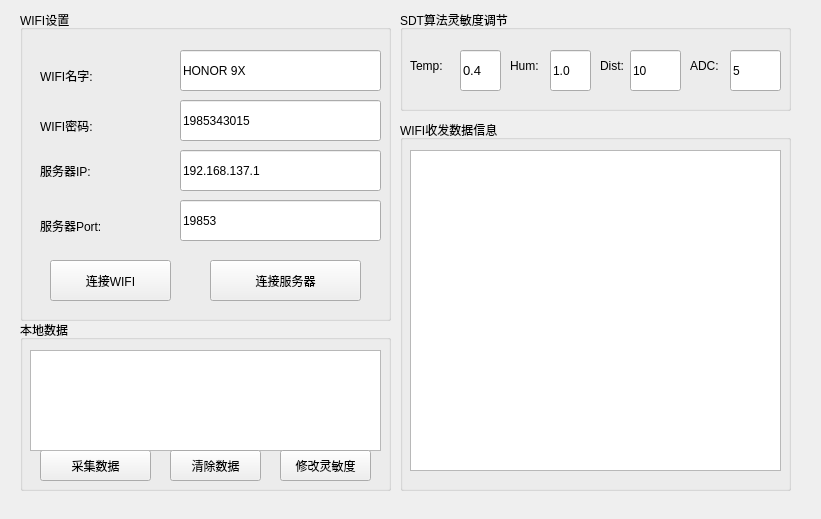
<?xml version="1.0" encoding="UTF-8"?>
<ui version="4.0">
 <class>ex06</class>
 <widget class="QWidget" name="ex06">
  <property name="geometry">
   <rect>
    <x>0</x>
    <y>0</y>
    <width>821</width>
    <height>519</height>
   </rect>
  </property>
  <property name="windowTitle">
   <string>ex06</string>
  </property>
  <widget class="QGroupBox" name="groupBox">
   <property name="geometry">
    <rect>
     <x>20</x>
     <y>10</y>
     <width>371</width>
     <height>311</height>
    </rect>
   </property>
   <property name="title">
    <string>WIFI设置</string>
   </property>
   <widget class="QPushButton" name="connectWIFIButton">
    <property name="geometry">
     <rect>
      <x>30</x>
      <y>250</y>
      <width>121</width>
      <height>41</height>
     </rect>
    </property>
    <property name="text">
     <string>连接WIFI</string>
    </property>
   </widget>
   <widget class="QPushButton" name="connectServeButton">
    <property name="geometry">
     <rect>
      <x>190</x>
      <y>250</y>
      <width>151</width>
      <height>41</height>
     </rect>
    </property>
    <property name="text">
     <string>连接服务器</string>
    </property>
   </widget>
   <widget class="QLineEdit" name="ssidEdit">
    <property name="geometry">
     <rect>
      <x>160</x>
      <y>40</y>
      <width>201</width>
      <height>41</height>
     </rect>
    </property>
    <property name="text">
     <string>HONOR 9X</string>
    </property>
   </widget>
   <widget class="QLineEdit" name="passwordEdit">
    <property name="geometry">
     <rect>
      <x>160</x>
      <y>90</y>
      <width>201</width>
      <height>41</height>
     </rect>
    </property>
    <property name="text">
     <string>1985343015</string>
    </property>
   </widget>
   <widget class="QLineEdit" name="serverIPEdit">
    <property name="geometry">
     <rect>
      <x>160</x>
      <y>140</y>
      <width>201</width>
      <height>41</height>
     </rect>
    </property>
    <property name="text">
     <string>192.168.137.1</string>
    </property>
   </widget>
   <widget class="QLineEdit" name="serverportEdit">
    <property name="geometry">
     <rect>
      <x>160</x>
      <y>190</y>
      <width>201</width>
      <height>41</height>
     </rect>
    </property>
    <property name="text">
     <string>19853</string>
    </property>
   </widget>
   <widget class="QLabel" name="label">
    <property name="geometry">
     <rect>
      <x>20</x>
      <y>40</y>
      <width>91</width>
      <height>51</height>
     </rect>
    </property>
    <property name="text">
     <string>WIFI名字:</string>
    </property>
   </widget>
   <widget class="QLabel" name="label_2">
    <property name="geometry">
     <rect>
      <x>20</x>
      <y>100</y>
      <width>101</width>
      <height>31</height>
     </rect>
    </property>
    <property name="text">
     <string>WIFI密码:</string>
    </property>
   </widget>
   <widget class="QLabel" name="label_3">
    <property name="geometry">
     <rect>
      <x>20</x>
      <y>140</y>
      <width>101</width>
      <height>41</height>
     </rect>
    </property>
    <property name="text">
     <string>服务器IP:</string>
    </property>
   </widget>
   <widget class="QLabel" name="label_4">
    <property name="geometry">
     <rect>
      <x>20</x>
      <y>190</y>
      <width>101</width>
      <height>51</height>
     </rect>
    </property>
    <property name="text">
     <string>服务器Port:</string>
    </property>
   </widget>
  </widget>
  <widget class="QGroupBox" name="groupBox_2">
   <property name="geometry">
    <rect>
     <x>400</x>
     <y>120</y>
     <width>391</width>
     <height>371</height>
    </rect>
   </property>
   <property name="title">
    <string>WIFI收发数据信息</string>
   </property>
   <widget class="QTableView" name="tableView">
    <property name="geometry">
     <rect>
      <x>10</x>
      <y>30</y>
      <width>371</width>
      <height>321</height>
     </rect>
    </property>
   </widget>
  </widget>
  <widget class="QGroupBox" name="groupBox_3">
   <property name="geometry">
    <rect>
     <x>20</x>
     <y>320</y>
     <width>371</width>
     <height>171</height>
    </rect>
   </property>
   <property name="title">
    <string>本地数据</string>
   </property>
   <widget class="QPushButton" name="GetDataButton">
    <property name="geometry">
     <rect>
      <x>20</x>
      <y>130</y>
      <width>111</width>
      <height>31</height>
     </rect>
    </property>
    <property name="text">
     <string>采集数据</string>
    </property>
   </widget>
   <widget class="QTextEdit" name="textEdit">
    <property name="geometry">
     <rect>
      <x>10</x>
      <y>30</y>
      <width>351</width>
      <height>101</height>
     </rect>
    </property>
   </widget>
   <widget class="QPushButton" name="pushButton">
    <property name="geometry">
     <rect>
      <x>150</x>
      <y>130</y>
      <width>91</width>
      <height>31</height>
     </rect>
    </property>
    <property name="text">
     <string>清除数据</string>
    </property>
   </widget>
   <widget class="QPushButton" name="ChangeEButton">
    <property name="geometry">
     <rect>
      <x>260</x>
      <y>130</y>
      <width>91</width>
      <height>31</height>
     </rect>
    </property>
    <property name="text">
     <string>修改灵敏度</string>
    </property>
   </widget>
  </widget>
  <widget class="QGroupBox" name="groupBox_4">
   <property name="geometry">
    <rect>
     <x>400</x>
     <y>10</y>
     <width>391</width>
     <height>101</height>
    </rect>
   </property>
   <property name="title">
    <string>SDT算法灵敏度调节</string>
   </property>
   <widget class="QLineEdit" name="TempEdit">
    <property name="geometry">
     <rect>
      <x>60</x>
      <y>40</y>
      <width>41</width>
      <height>41</height>
     </rect>
    </property>
    <property name="font">
     <font>
      <pointsize>10</pointsize>
     </font>
    </property>
    <property name="text">
     <string>0.4</string>
    </property>
   </widget>
   <widget class="QLabel" name="label_5">
    <property name="geometry">
     <rect>
      <x>10</x>
      <y>40</y>
      <width>41</width>
      <height>31</height>
     </rect>
    </property>
    <property name="text">
     <string>Temp:</string>
    </property>
   </widget>
   <widget class="QLabel" name="label_6">
    <property name="geometry">
     <rect>
      <x>110</x>
      <y>40</y>
      <width>31</width>
      <height>31</height>
     </rect>
    </property>
    <property name="text">
     <string>Hum:</string>
    </property>
   </widget>
   <widget class="QLineEdit" name="HumEdit">
    <property name="geometry">
     <rect>
      <x>150</x>
      <y>40</y>
      <width>41</width>
      <height>41</height>
     </rect>
    </property>
    <property name="text">
     <string>1.0</string>
    </property>
   </widget>
   <widget class="QLabel" name="label_7">
    <property name="geometry">
     <rect>
      <x>200</x>
      <y>40</y>
      <width>31</width>
      <height>31</height>
     </rect>
    </property>
    <property name="text">
     <string>Dist:</string>
    </property>
   </widget>
   <widget class="QLineEdit" name="DistEdit">
    <property name="geometry">
     <rect>
      <x>230</x>
      <y>40</y>
      <width>51</width>
      <height>41</height>
     </rect>
    </property>
    <property name="text">
     <string>10</string>
    </property>
   </widget>
   <widget class="QLineEdit" name="ADCEdit">
    <property name="geometry">
     <rect>
      <x>330</x>
      <y>40</y>
      <width>51</width>
      <height>41</height>
     </rect>
    </property>
    <property name="text">
     <string>5</string>
    </property>
   </widget>
   <widget class="QLabel" name="label_8">
    <property name="geometry">
     <rect>
      <x>290</x>
      <y>45</y>
      <width>41</width>
      <height>21</height>
     </rect>
    </property>
    <property name="text">
     <string>ADC:</string>
    </property>
   </widget>
  </widget>
 </widget>
 <layoutdefault spacing="6" margin="11"/>
 <resources/>
 <connections/>
</ui>
